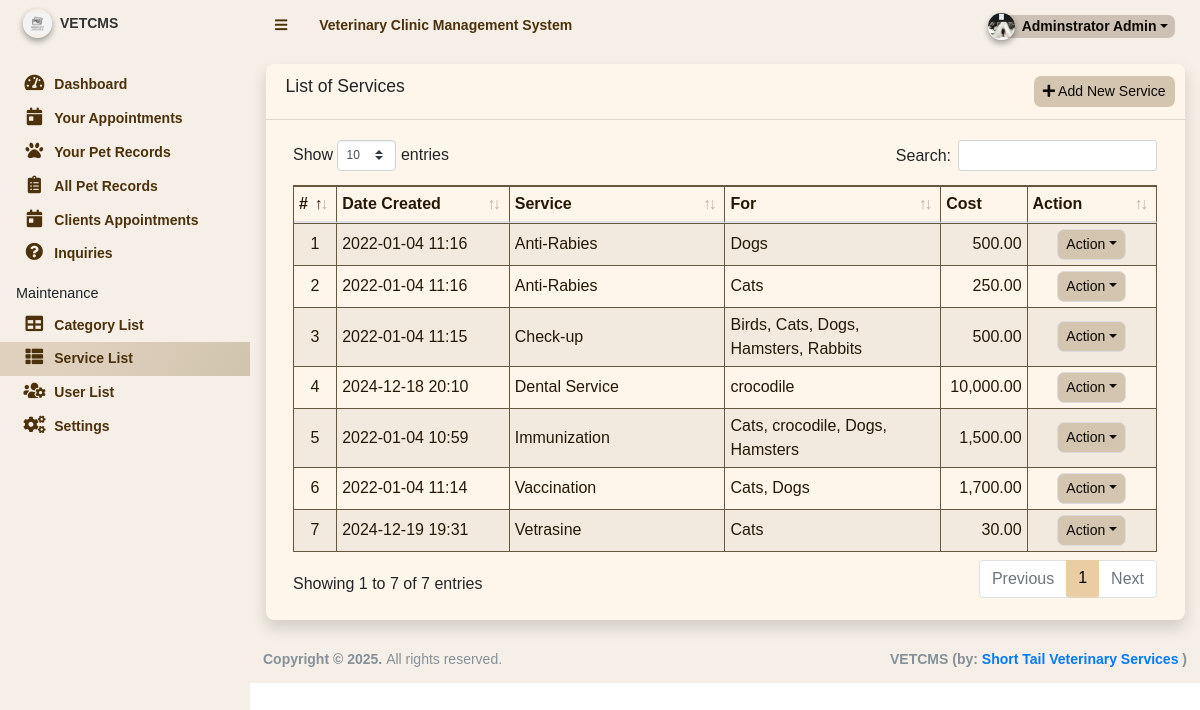
/admin/?page=services (signed in), run on the app's committed database.
### tables this page shows
CREATE TABLE `service_list` (
  `id` int(11) NOT NULL,
  `category_ids` text NOT NULL,
  `name` text NOT NULL,
  `description` text NOT NULL,
  `fee` float NOT NULL DEFAULT 0,
  `delete_flag` tinyint(4) NOT NULL DEFAULT 0,
  `date_created` datetime NOT NULL DEFAULT current_timestamp(),
  `date_updated` datetime DEFAULT NULL ON UPDATE current_timestamp()
);

### admin/services/index.php (the view, shortened to what this page needs)
<div class="card card-outline rounded-0 shadow">
	<div class="card-header">
		<h3 class="card-title">List of Services</h3>
		<div class="card-tools">
			<a href="javascript:void(0)" id="create_new" class="btn btn-flat btn-sm "><span class="fas fa-plus"></span>  Add New Service</a>
		</div>
	</div>
	<div class="card-body">
		<div class="container-fluid">
        <div class="table-responsive">
			<table class="table table-sm table-hover table-striped table-bordered">
				<colgroup>
					<col width="5%">
					<col width="20%">
					<col width="25%">
					<col width="25%">
					<col width="10%">
					<col width="15%">
				</colgroup>
				<thead>
					<tr>
						<th>#</th>
						<th>Date Created</th>
						<th>Service</th>
						<th>For</th>
						<th>Cost</th>
						<th>Action</th>
					</tr>
				</thead>
				<tbody>
					<?php
						$i = 1;
						$categories = $conn->query("SELECT * FROM `category_list`");
						$cat_arr = array_column($categories->fetch_all(MYSQLI_ASSOC),'name','id');
						$qry = $conn->query("SELECT * from `service_list` where delete_flag = 0 order by `name` asc ");
						while($row = $qry->fetch_assoc()):
							$for = '';
							foreach(explode(',',$row['category_ids']) as $v){
								if(isset($cat_arr[$v])){
									if(!empty($for)) $for .= ", ";
									$for.= $cat_arr[$v];
								}
							}
					?>
						<tr>
							<td class="text-center"><?php echo $i++; ?></td>
							<td class=""><?php echo date("Y-m-d H:i",strtotime($row['date_created'])) ?></td>
							<td><?php echo ucwords($row['name']) ?></td>
							<td class=""><?php echo $for ?></td>
							<td class="text-right"><?php echo number_format($row['fee'],2) ?></td>
							<td align="center">
								 <button type="button" class="btn btn-flat btn-default btn-sm dropdown-toggle dropdown-icon" data-toggle="dropdown">
				                  		Action
				                  </button>
							</td>
						</tr>
					<?php endwhile; ?>
				</tbody>
			</table>
		</div>
		</div>
	</div>
</div>

### admin/services/index.php (style rules this page uses)
.btn { background-color:rgb(212, 197, 176)!important; border-radius:0.5em!important; color:rgb(10, 7, 2) !important; }
.card { background-color:rgb(255, 246, 235)!important; box-shadow: 6px 7px 28px -11px rgba(0,0,0,1); -webkit-box-shadow: 6px 7px 28px -11px rgba(0,0,0,1); -moz-box-shadow: 6px 7px 28px -11px rgba(0,0,0,1); border-radius:0.5em!important; }
.table { border: 1px solid #675640; border-collapse: collapse; color:rgb(37, 24, 6) !important; }
.table th, .table td { border: 1px solid #675640; }
body { font-family: "Abel", sans-serif; font-weight: 400; font-style: normal; }
.table-responsive { overflow-x: auto; -webkit-overflow-scrolling: touch; }
.table { width: 100%; margin-bottom: 1rem; border: 1px solid #675640; border-collapse: collapse; color: rgb(37, 24, 6) !important; }
.table th, .table td { border: 1px solid #675640; padding: 0.5rem; vertical-align: middle; }

### admin/inc/footer.php (style rules this page uses)
body { font-family: "Abel", sans-serif; font-weight: 400; font-style: normal; }

### data on the page
service_list: date_created "2022-01-04 11:16", name "Anti-Rabies", for "Dogs", fee "500.00"
service_list: date_created "2022-01-04 11:16", name "Anti-Rabies", for "Cats", fee "250.00"
service_list: date_created "2022-01-04 11:15", name "Check-up", for "Birds, Cats, Dogs, Hamsters, Rabbits", fee "500.00"
service_list: date_created "2024-12-18 20:10", name "Dental Service", for "crocodile", fee "10,000.00"
service_list: date_created "2022-01-04 10:59", name "Immunization", for "Cats, crocodile, Dogs, Hamsters", fee "1,500.00"
service_list: date_created "2022-01-04 11:14", name "Vaccination", for "Cats, Dogs", fee "1,700.00"
service_list: date_created "2024-12-19 19:31", name "Vetrasine", for "Cats", fee "30.00"

### other printed values
$_settings->info('name') "Veterinary Clinic Management System"
$_settings->userdata('firstname').' '.$_settings->userdata('lastname') "Adminstrator Admin"
$_settings->info('short_name') "VETCMS"
